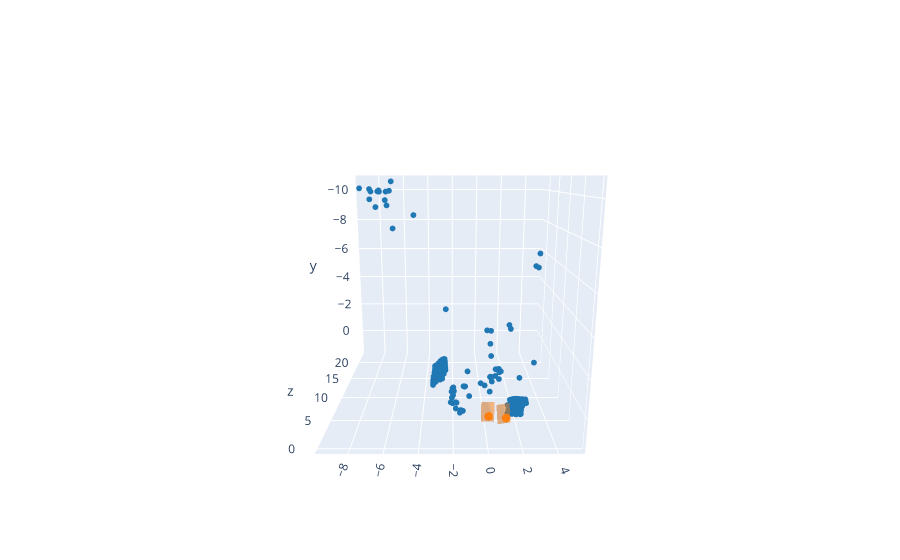

Notebook cell for this chart:
### Markdown cell above
## Triangulate and visualize points (WORK HERE)

The following cell contains skeleton code for you to complete. Once completed, the cell will allow you to accomplish the two structure-from-motion steps that remain:
* Triangulate 3D points ${\bf X}=(X,Y,Z)$ from corresponding image points ${\bf x}\leftrightarrow{\bf x}'$ and cameras ${\bf P},{\bf P}'$.
* Use triangulation and visualization to identify the correct pair ${\bf P},{\bf P}'$ from the four candidates.

### Instructions:
1. Edit the code on line 15 to complete the definition of function `triangulate()`. This function should compute a 3D point ${\bf X}$ from corresponding image points ${\bf x}\leftrightarrow{\bf x}'$ and cameras ${\bf P},{\bf P}'$ using the "Homogeneous method (DLT)" described in HZ Section 12.2 (page 312).
2. Edit line 25 to specify a manual selection of one of the four choices for the second camera matrix, `P2[:,:,i]`, for $i=0,1,2$ or $3$.
3. Run the cell and carefully inspect the resulting plot from different angles.
4. Repeat Steps 2 and 3 until you identify the correct choice for the second camera. Post an attractive snapshot of your results to [padlet](https://padlet.com/zickler/twoviews), adjusting the plotly figure if needed. Be sure to include your name in the title of your post.

### Code cell
def triangulate(x1, x2, P1, P2):
# Triangulate a 3D point from corresponding image points in two views
#
# Usage: P1,P2 = extract Cameras(E, calMatrix)
#
# Input:
#   x1 -- single 2D point (x,y) in first image
#   x2 -- single 2D point (x,y) in second image
#   P1 -- 3x4 camera matrix for first camera 
#   P2 -- 3x4 camera matrix for second camera 
#
#  Returns:
#   X -- 3D point (x,y,z)
    # Fix below
    A = np.array([
        x1[0] * P1[2].T - P1[0].T,
        x1[1] * P1[2].T - P1[1].T,
        x2[0] * P2[2].T - P2[0].T,
        x2[1] * P2[2].T - P2[1].T
    ])
    
    U, D, VT = np.linalg.svd(A)
    
    X = VT[-1,]
#     print(X)
    X = X.reshape(1,-1)
    return hom2in(X)

# Compute essential matrix and candidate camera-pairs
E = calMatrix.T @ F @ calMatrix 
P1, P2 = extractCameras(E, calMatrix)

# Edit this line to manually select one of the four candidates 
#   for Camera 2: P2[:,:,0], P2[:,:,1], P2[:,:,2], or P2[:,:,3]  
P2test = P2[:,:,1]

# triangulate X1in and X2in to obtain 3D points using P1 and candidate P2
numpts = X1in.shape[0]
X = np.zeros((numpts,3))
for iters in range(X1in.shape[0]):
    X[iters, :] = triangulate(X1in[iters, :], X2in[iters, :], P1, P2test)

# create plotly figure
fig = go.Figure()

# add triangulated 3D points
fig.add_trace(go.Scatter3d(x=X[:,0], 
                           y=X[:,1],
                           z=X[:,2],
                           mode='markers',
                           marker=dict(
                               size=2,
                               color='#1f77b4'
                           )
                          ))

# add cameras
plotcamera(h,w,P1,1,fig)
plotcamera(h,w,P2test,1,fig)

# adjust plotly figure: aspect ratio and initial viewing direction
fig.update_layout(scene_aspectmode='manual',
                  scene_aspectratio=dict(x=1, y=1, z=1),
                  showlegend=False,
                  scene_camera=dict(
                      up=dict(x=0, y=-1, z=0),
                      center=dict(x=0, y=0, z=0),
                      eye=dict(x=0, y=-.5, z=-2)
                  )
                  )
fig.show()

### Figure 1 — Plotly figure (JSON) as saved in the notebook; plotly's stock layout.template omitted (floating-point values rounded to 4 significant figures; data arrays with more than 128 entries replaced by an {"elided": "..."} marker saying what was removed)
{"data": [{"marker": {"color": "#1f77b4", "size": 2}, "mode": "markers", "type": "scatter3d", "x": {"elided": "344 float values"}, "y": {"elided": "344 float values"}, "z": {"elided": "344 float values"}}, {"marker": {"color": "#ff7f0e", "size": 3}, "mode": "markers", "type": "scatter3d", "x": [0], "y": [0], "z": [0]}, {"color": "#ff7f0e", "i": [0, 0, 0, 0], "j": [1, 2, 3, 4], "k": [2, 3, 4, 1], "opacity": 0.5, "type": "mesh3d", "x": [0, -0.3859, -0.386, 0.3797, 0.3805], "y": [0, -0.5101, 0.5097, 0.5112, -0.5113], "z": [0, 0.7687, 0.7689, 0.7711, 0.7706]}, {"marker": {"color": "#ff7f0e", "size": 3}, "mode": "markers", "type": "scatter3d", "x": [0.995], "y": [0.06279], "z": [-0.07755]}, {"color": "#ff7f0e", "i": [0, 0, 0, 0], "j": [1, 2, 3, 4], "k": [2, 3, 4, 1], "opacity": 0.5, "type": "mesh3d", "x": [0.995, 0.4801, 0.5773, 1.335, 1.238], "y": [0.06279, -0.4006, 0.6146, 0.5433, -0.4746], "z": [-0.07755, 0.6436, 0.6443, 0.7309, 0.73]}], "layout": {"scene": {"aspectmode": "manual", "aspectratio": {"x": 1, "y": 1, "z": 1}, "camera": {"center": {"x": 0, "y": 0, "z": 0}, "eye": {"x": 0, "y": -0.5, "z": -2}, "up": {"x": 0, "y": -1, "z": 0}}}, "showlegend": false}}
